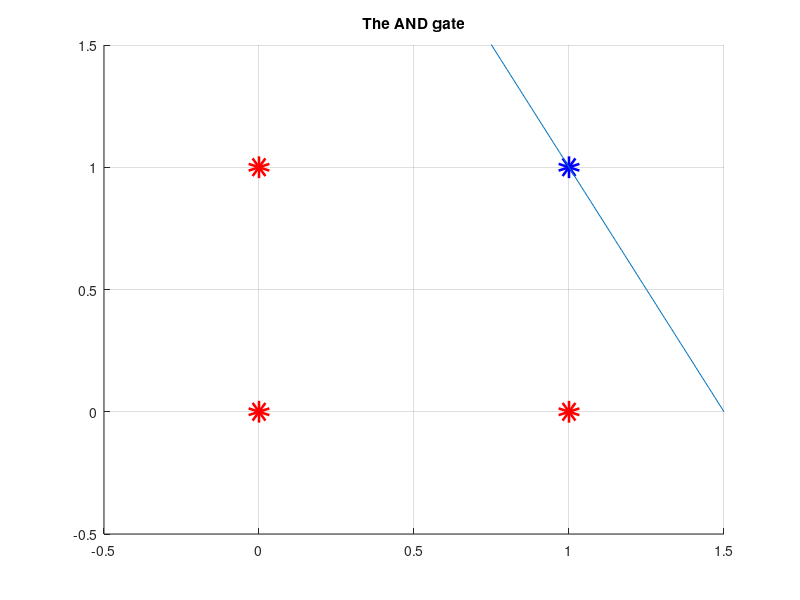

The MATLAB script that drew this image:
clc; clear all;
%input array
X = [0 0; 0 1; 1 0; 1 1];
%target array
T = [0; 0; 0; 1];

% figure
% hold on; grid on;
% title('The AND gate')
% axis([-0.5 1.5 -0.5 1.5]);
% for i=1:length(X)
%     if T(i) == 0
%         plot(X(i,1), X(i,2), 'ro', 'LineWidth', 10); end;
%     if T(i) > 0
%         plot(X(i,1), X(i,2), 'bo', 'LineWidth', 10); end;
% end;

figure

[N, n] = size(X);
lr = 1;
w = ones(n);
b = -1;
E = 1;
index = 1;
while E ~= 0
%while index < 10
    E = 0;
    for i=1:N
        yi = 0;
        for j=1:n
            yi = yi + X(i,j)*w(j);
        end;
        yi = yi + b;
        if yi >= 0
            yo = 1;
        else
            yo = 0;
        end;
        y(i) = yo;
        ei = T(i) - yo;
        w = w + lr*ei*X(i,:)';
        b = b + ei;
        E = E + ei^2;
    end;
    
    clf('reset');
    hold on; grid on;
    axis([-0.5 1.5 -0.5 1.5]);
    title('Press any key to continue');
    for i=1:N
        if y(i) == 0
            plot(X(i,1), X(i,2), 'ro', 'LineWidth', 10); end;
        if y(i) > 0
            plot(X(i,1), X(i,2), 'bo', 'LineWidth', 10); end;
    end;
    
    %w1*x1 + w2*x2 + b = 0
    %x-intercept = (0, -b / w2)
    %y-intercept = (-b / w1, 0);
    x = -0.5:0.01:1.5;
    m = -(b / w(2)) / (b / w(1));
    Y = m * x + (-b / w(2));
    plot(x,Y);
    
    index = index+1;
    pause()
end;

title('The AND gate');

index



